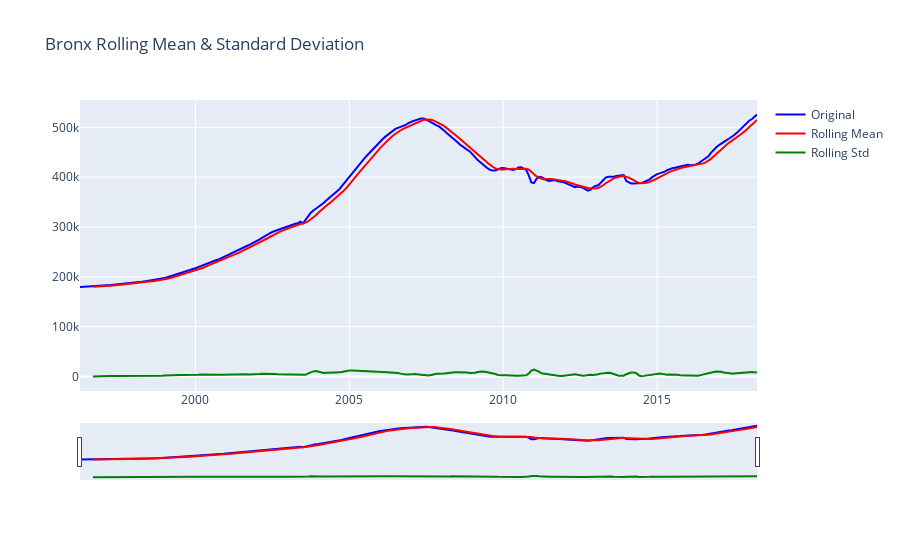
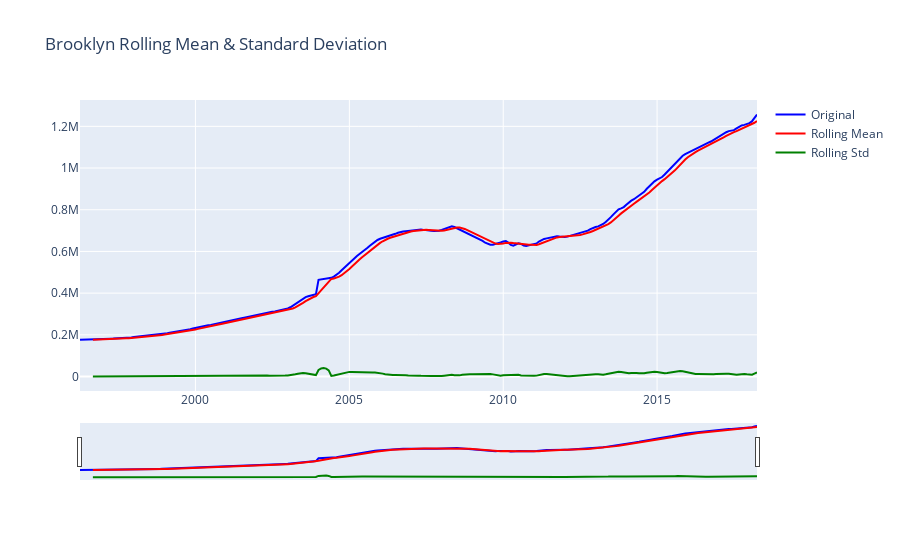
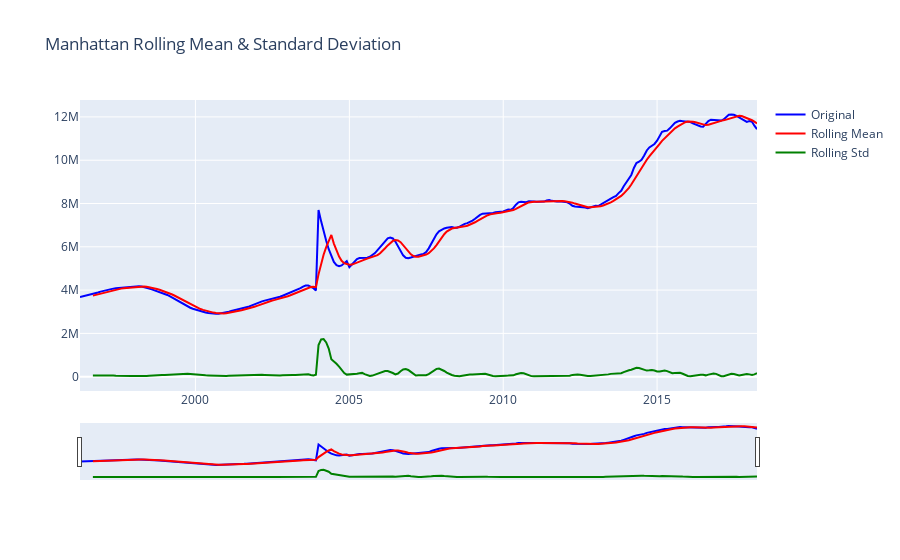
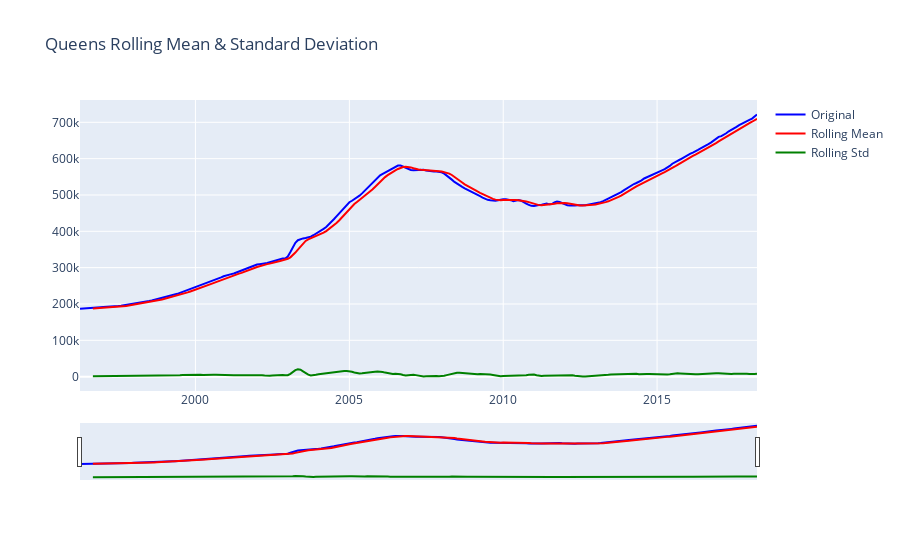

The notebook cell saved with these charts, in order:
### Code cell
plot_roll(bx_ts, 'Bronx')
plot_roll(bk_ts, 'Brooklyn')
plot_roll(man_ts, 'Manhattan')
plot_roll(que_ts, 'Queens')
plot_roll(si_ts, 'Staten Island')
plot_roll(ny_ts, 'New York City')

### Figure 1 — Plotly figure (JSON) as saved in the notebook; plotly's stock layout.template omitted (floating-point values rounded to 4 significant figures; data arrays with more than 128 entries replaced by an {"elided": "..."} marker saying what was removed)
{"data": [{"line": {"color": "blue"}, "name": "Original", "type": "scatter", "x": {"elided": "265 str values"}, "y": {"elided": "265 float values"}}, {"line": {"color": "red"}, "name": "Rolling Mean", "type": "scatter", "x": {"elided": "265 str values"}, "y": {"elided": "265 float values"}}, {"line": {"color": "green"}, "name": "Rolling Std", "type": "scatter", "x": {"elided": "265 str values"}, "y": {"elided": "265 float values"}}], "layout": {"title": {"text": "Bronx Rolling Mean & Standard Deviation"}, "xaxis": {"rangeslider": {"visible": true}}}}

### Figure 2 — Plotly figure (JSON) as saved in the notebook; plotly's stock layout.template omitted (floating-point values rounded to 4 significant figures; data arrays with more than 128 entries replaced by an {"elided": "..."} marker saying what was removed)
{"data": [{"line": {"color": "blue"}, "name": "Original", "type": "scatter", "x": {"elided": "265 str values"}, "y": {"elided": "265 float values"}}, {"line": {"color": "red"}, "name": "Rolling Mean", "type": "scatter", "x": {"elided": "265 str values"}, "y": {"elided": "265 float values"}}, {"line": {"color": "green"}, "name": "Rolling Std", "type": "scatter", "x": {"elided": "265 str values"}, "y": {"elided": "265 float values"}}], "layout": {"title": {"text": "Brooklyn Rolling Mean & Standard Deviation"}, "xaxis": {"rangeslider": {"visible": true}}}}

### Figure 3 — Plotly figure (JSON) as saved in the notebook; plotly's stock layout.template omitted (floating-point values rounded to 4 significant figures; data arrays with more than 128 entries replaced by an {"elided": "..."} marker saying what was removed)
{"data": [{"line": {"color": "blue"}, "name": "Original", "type": "scatter", "x": {"elided": "265 str values"}, "y": {"elided": "265 float values"}}, {"line": {"color": "red"}, "name": "Rolling Mean", "type": "scatter", "x": {"elided": "265 str values"}, "y": {"elided": "265 float values"}}, {"line": {"color": "green"}, "name": "Rolling Std", "type": "scatter", "x": {"elided": "265 str values"}, "y": {"elided": "265 float values"}}], "layout": {"title": {"text": "Manhattan Rolling Mean & Standard Deviation"}, "xaxis": {"rangeslider": {"visible": true}}}}

### Figure 4 — Plotly figure (JSON) as saved in the notebook; plotly's stock layout.template omitted (floating-point values rounded to 4 significant figures; data arrays with more than 128 entries replaced by an {"elided": "..."} marker saying what was removed)
{"data": [{"line": {"color": "blue"}, "name": "Original", "type": "scatter", "x": {"elided": "265 str values"}, "y": {"elided": "265 float values"}}, {"line": {"color": "red"}, "name": "Rolling Mean", "type": "scatter", "x": {"elided": "265 str values"}, "y": {"elided": "265 float values"}}, {"line": {"color": "green"}, "name": "Rolling Std", "type": "scatter", "x": {"elided": "265 str values"}, "y": {"elided": "265 float values"}}], "layout": {"title": {"text": "Queens Rolling Mean & Standard Deviation"}, "xaxis": {"rangeslider": {"visible": true}}}}
